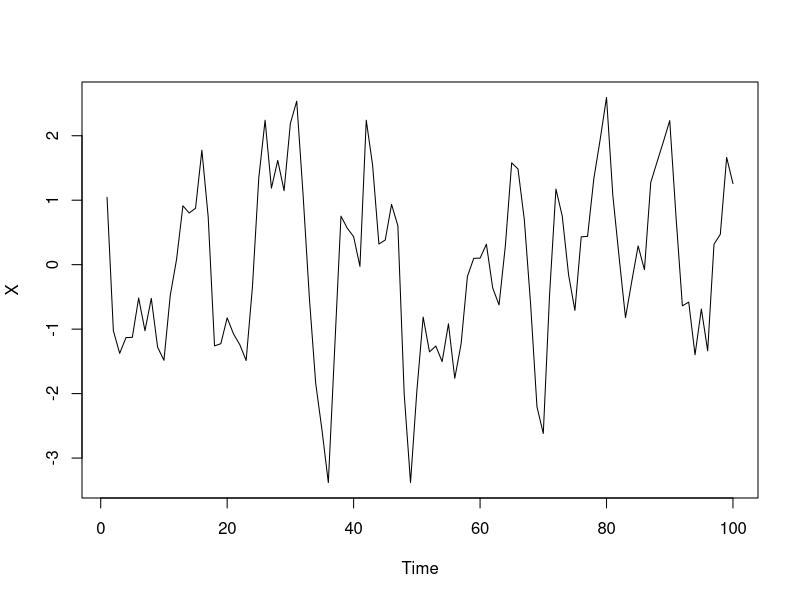
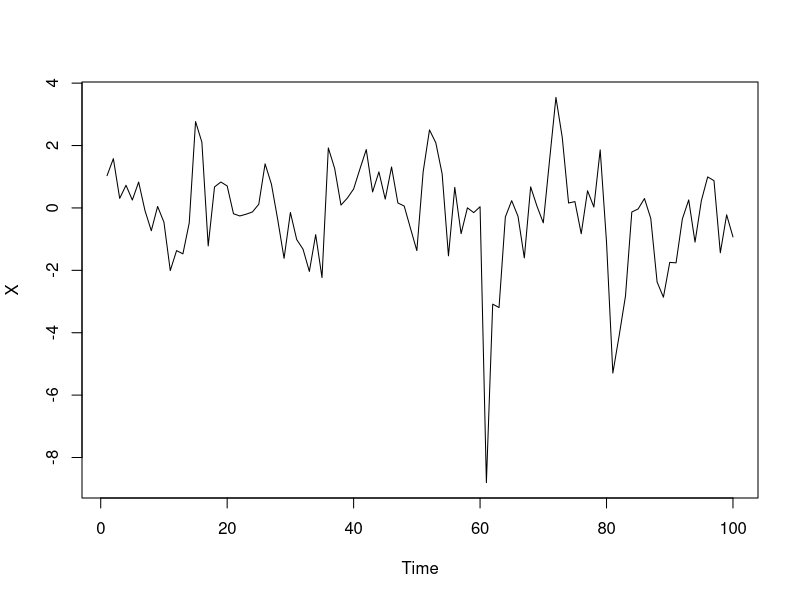
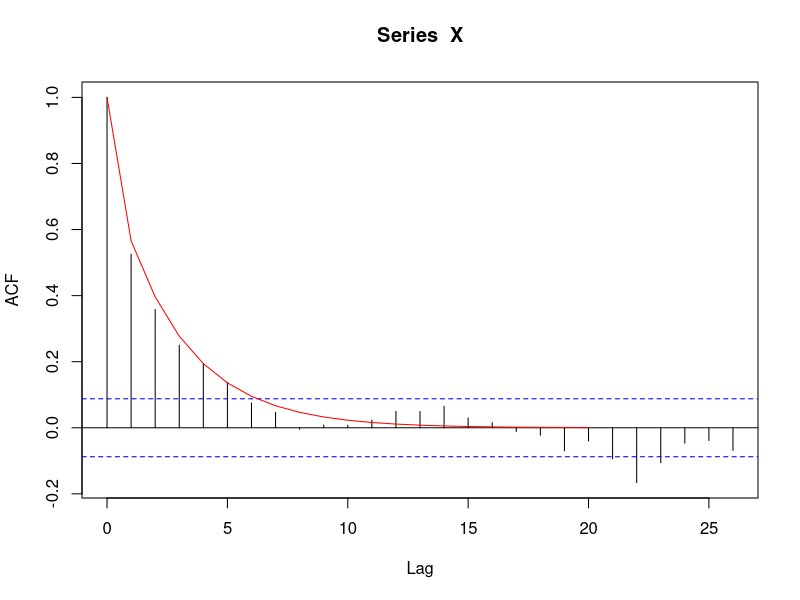
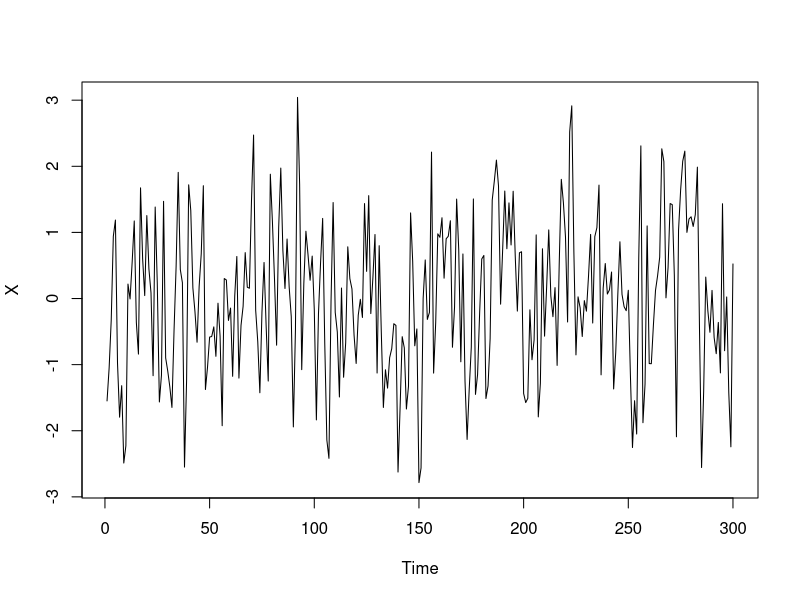

R code for these plots, in order:
## ---- chunk 1
knitr::opts_chunk$set(echo = TRUE, comment = NA)
## ---- chunk 2
library(forecast)
set.seed(0)
## ---- chunk 3
X <- arima.sim(n=100, list(ar=c(0.5), ma=c(0.5)))
plot(X)
## ---- chunk 4
X.fit <- arima(X, order=c(1,0,1), include.mean=F)
X.fit
## ---- chunk 5
X.predicted <- forecast(X.fit, h=10)
X.predicted
## ---- chunk 6
X <- arima.sim(list(ar=c(0.7)), n=100)
X.fit_ML <- arima(X, order=c(1, 0, 0), include.mean=F, method="ML")
X.fit_ML
X.fit_CSS <- arima(X, order=c(1, 0, 0), include.mean=F, method="CSS")
X.fit_CSS
## ---- chunk 7
rt4 <- function(n) rt(n, 4)
X <- arima.sim(list(ar=c(0.7)), n=100, rand.gen=rt4)
X.fit_ML <- arima(X, order=c(1, 0, 0), include.mean=F, method="ML")
X.fit_ML
X.fit_CSS <- arima(X, order=c(1, 0, 0), include.mean=F, method="CSS")
X.fit_CSS
## ---- chunk 8
X <- arima.sim(list(ar=c(0.5, 0.1)), n=100, rand.gen=rt4)
plot(X)
X.fit <- arima(X, order=c(2, 0, 0), include.mean=F)

# 95% confidence interval
confint(X.fit)
## ---- chunk 9
X <- arima.sim(list(ar=c(0.7), ma=c(-0.2)), n=500)
acf(X)
lines(0:20, c(1, 215/266*(0.7)^(1:20)), col='red')
## ---- chunk 10
X <- arima.sim(list(ma=c(0.5)), n=300)
plot(X)
X.fit <- arima(X, order=c(0, 0, 1), include.mean=F)
X.fit
X.predicted <- forecast(X.fit, h=10)
X.predicted
